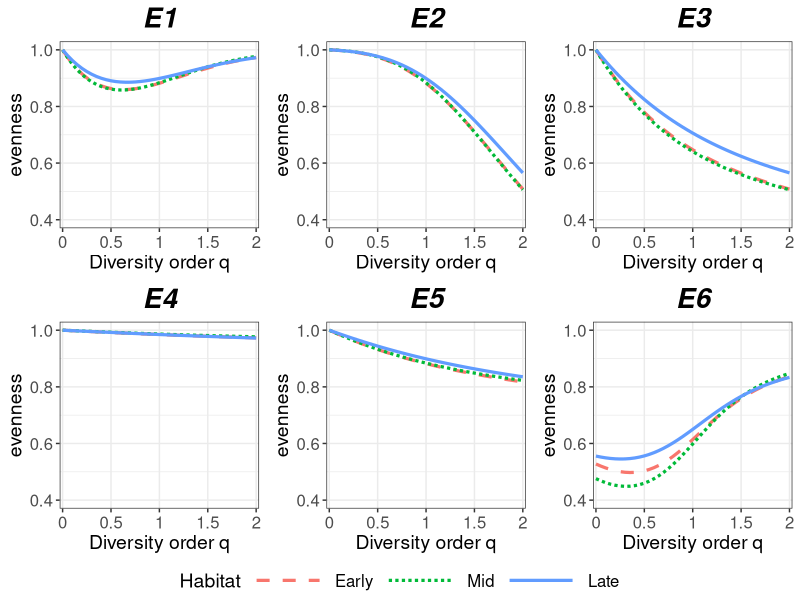
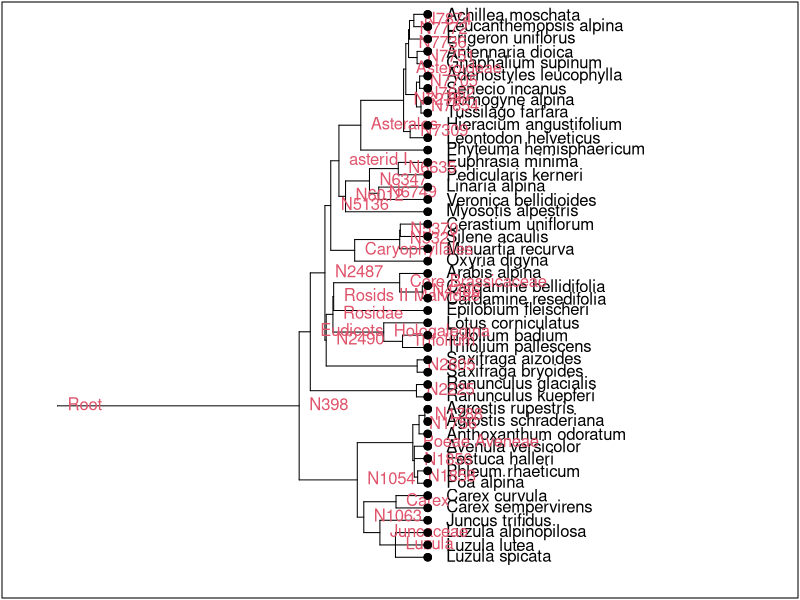
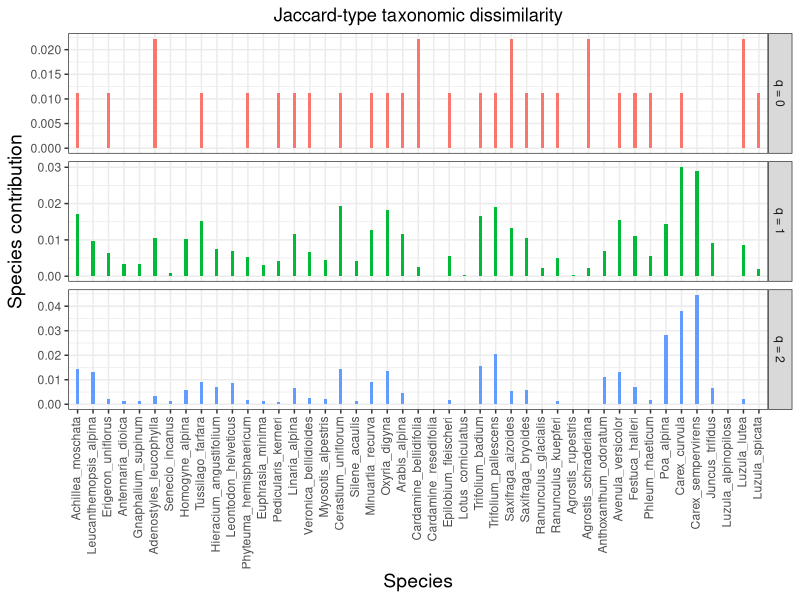
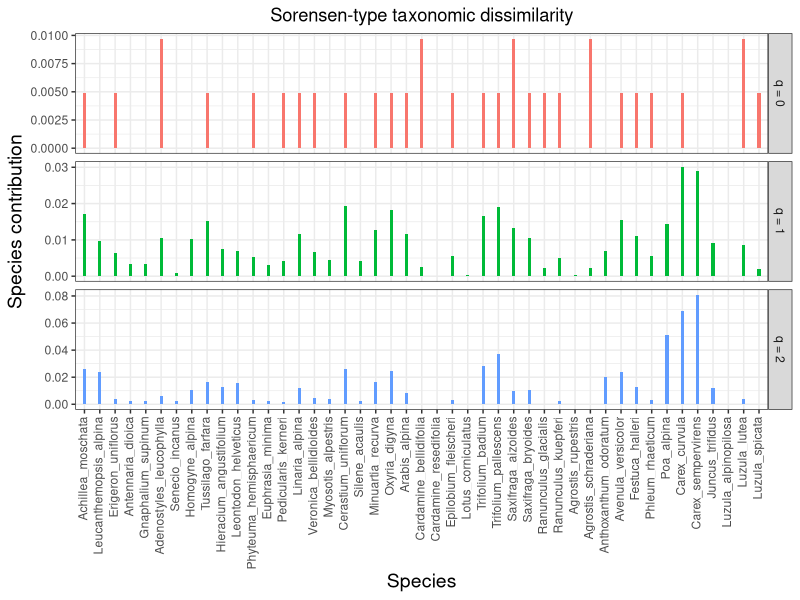
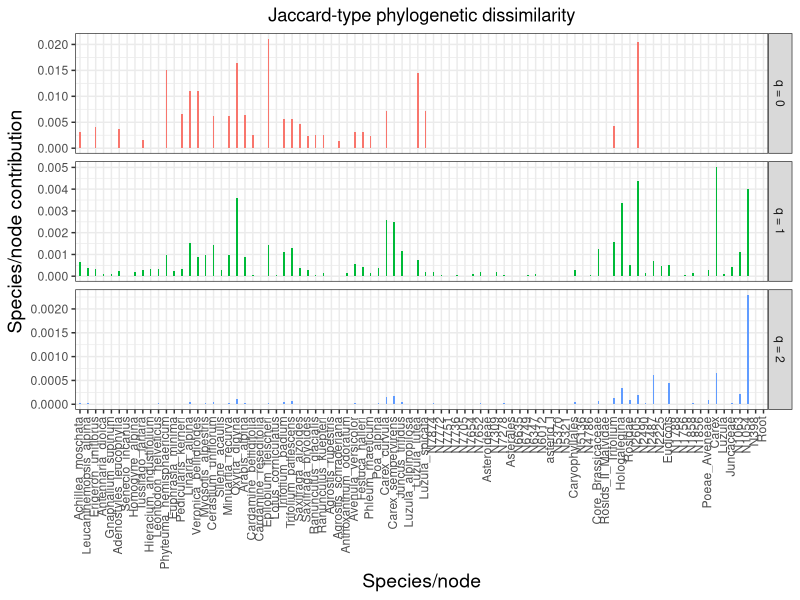
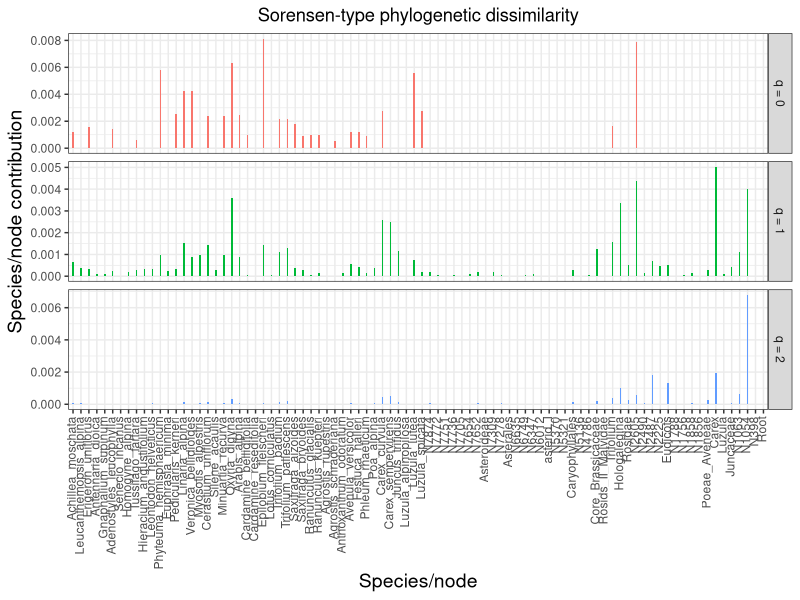

Write the R code that produced these figures, in order.
#*******************************************************************************
#********************************************************************************
# 
## R scipts "Evenness" for Chao and Ricotta (2019) Ecology paper. 
## This R code is for computing Figures 2, 3 and 4 of Chao and Ricotta (2019) paper.
# NOTE: The packages "ggplot2", "dplyr", "ade4", "reshape2", "ggpubr", "phytools", "ape" must be 
# installed and loaded before running the scripts. 
# 
#
# The following R scripts include two parts:  
# (1). Script for computing the profiles for six classes of evenness measures (see Figure 2 in Chao and Ricotta's paper).
# (2). Script for computing the contribution of each species/node to taxonomic dissimarity and/or phylogenetic
#      dissimarity measures (see Figures 3 and 4 in Chao and Ricotta's paper)
# 
#
#*******************************************************************************
#*******************************************************************************

library(ggplot2)
library(dplyr)
library(ade4)
library(reshape2)
library(ggpubr)
library(phytools)
library(ape)

####################################################################################
#
# (1). Computing the profiles for six classes of evenness measures (Table 1 and Figure 2)
#
####################################################################################

qD <- function(p,q){
  p <- p[p>0]
  if(q!=1){
    (sum(p^q))^(1/(1-q))
  }else{
    exp(-sum(p*log(p)))
  }
}

#' new_fun computes all six classes of evenness measures.
#' @param x is an observed species abundance or frequency vector. 
#' @param q.order is a vector of diversity orders: user must specify a sequence (suggested range is from 0 to 2 in an increment of 0.05).
#' @return the profiles of all six classes of evenness indices listed in Table 1; see Figure 2 for output.
new_fun <- function(x,q.order){
  FUN <- qD
  n <- sum(x)
  p <- x/n
  q_profile_evenness <- function(q){
    qDest <- FUN(p,q)
    #S <- sum(x>0)
    S <- sum(x>0)
    E1 <- ifelse(q!=1, (1-qDest^(1-q))/(1-S^(1-q)), log(qDest)/log(S))
    E2 <- ifelse(q!=1, (1-qDest^(q-1))/(1-S^(q-1)), log(qDest)/log(S))
    E3 <- (qDest-1)/(S-1)
    E4 <- (1-1/qDest)/(1-1/S)
    E5 <- log(qDest)/log(S)
    if(q==0){
      p <- p[p>0]
      nu <- abs(p - (1/S))
      nu <- nu[nu > 0]
      sub1 <- (sum(log(abs(nu)))/sum(nu>0)-(log(1-1/S)+(1-S)*log(S))/S)
      E6 <- 1-exp(sub1)
    }else{
      p <- p[p>0]
      E6 <- 1-(sum(abs(p-1/S)^q)/((1-1/S)^q+(S-1)*S^(-q)))^(1/q)
    }
    
    #E6 <- ifelse(q=1, 1-sum(abs(p-1/S)^(1-q))/(abs(1-1/S)^(1-q)+)
    return(c(E1,E2,E3,E4,E5,E6))
  }
  out <- as.matrix(t(sapply(q.order, q_profile_evenness)))
  colnames(out) <- c("E1", "E2", "E3", "E4", "E5", "E6")
  out
}

tax_q_profile <- function(x, name1){
  x <- as.data.frame(x)
  x$q.order <-as.character(q)
  x1 <- melt(x, id.vars = c("q.order"))
  names(x1) <- c("q", "Habitat", "evenness")
  ggplot(x1, aes(q, evenness))+
    geom_line(aes(color = Habitat, group = Habitat, linetype = Habitat), size = 1.1)+
    scale_linetype_manual(values=c("dashed", "1111", "solid"))+
    theme_bw()+
    theme(axis.title = element_text(size = 14), 
          axis.text = element_text(size = 12), 
          legend.title = element_text(size = 14),
          legend.text = element_text(size = 12),
          strip.text = element_text(size = 14),
          legend.position = "bottom")+
    scale_x_discrete(breaks=seq(0, 2, 0.5))+
    theme(legend.key.width = unit(2,"cm"))+
    theme(plot.title = element_text(size=20, face="bold.italic",hjust = 0.5))+
    ggtitle(name1)+
    xlab("Diversity order q")
  #ylim(c(0, 1))
}

#' Gini_even computes the two Gini evenness indices mentioned in the Discussion section and in Appendix S4.
#' @param x is an observed species abundance or frequency vector. 
#' @return a vector of two Gini evenness indices (non-normalized and normalizd).
Gini_even <- function(x){
  x <- sort(x[x>0], decreasing = T)/sum(x)
  S <- length(x)
  ipi <- sapply(1:S, function(i) i*x[i]) %>% sum
  c("Non-normalized Gini" = (2*ipi-1)/S, "Normalized Gini" = (2*ipi-2)/(S-1))
}
                
####################################################################################
#
# Example for (1). Alpine species example (See Figure 1 for data and Figure 2 for output)
#
####################################################################################
                
##########caculate evenness##########
data <- read.table("Alpine data(relative abundance data).txt")
q <- seq(0, 2, 0.05)
name1 <- c("E1", "E2", "E3", "E4", "E5", "E6")
Ricotta_ind_evenness1 <- lapply(list(data[, 1], data[, 2], data[, 3]), function(x) new_fun(x = x, q.order = q))
Ricotta_ind_evenness2 <- array(unlist(Ricotta_ind_evenness1), c(length(q), 6, 3))
Ricotta_ind_evenness3 <- aperm(Ricotta_ind_evenness2, c(1, 3, 2))
dimnames(Ricotta_ind_evenness3)[[1]] <- paste0("q = ", q)
dimnames(Ricotta_ind_evenness3)[[2]] <- colnames(data)
dimnames(Ricotta_ind_evenness3)[[3]] <- name1
Gini_indices <- apply(data,2,Gini_even)# compute the Gini evenness indices for each assemblage.

##########plot ##############
ggarrange(tax_q_profile(Ricotta_ind_evenness3[, , 1], name1[1])+ylim(c(0.4, 1)),
          tax_q_profile(Ricotta_ind_evenness3[, , 2], name1[2])+ylim(c(0.4, 1)),
          tax_q_profile(Ricotta_ind_evenness3[, , 3], name1[3])+ylim(c(0.4, 1)),
          tax_q_profile(Ricotta_ind_evenness3[, , 4], name1[4])+ylim(c(0.4, 1)),
          tax_q_profile(Ricotta_ind_evenness3[, , 5], name1[5])+ylim(c(0.4, 1)),
          tax_q_profile(Ricotta_ind_evenness3[, , 6], name1[6])+ylim(c(0.4, 1)),
          ncol=3, nrow=2, common.legend = TRUE, legend="bottom")

####################################################################################
#
# (2). Computing the contribution of each species/node to dissimilarity measures (Figures 3 and 4)
#      Jaccard-type (1-U_qN) and Sorensen-type (1-C_qN)
#
####################################################################################
#' dis1 computes the contribution of each species/node to the two types of dissimilarity measures.
#' @param x is the species-by-assemblages abundance matrix with species names as rownames.
#' @param q is value for the diversity order.
#' @param type is tax (taxonomic) or phy (phylogenetic).
#' @param type2 is "species" or "k"."species" means the contribution of each species/node to the two types of dissimilarity measures 
#' (Jaccard-type dissimilarity and Sorensen-type dissimilarity).
#' "k" means the contribution of each assemblage/location/site to the two types of dissimilarity measures 
#' (Jaccard-type dissimilarity and Sorensen-type dissimilarity). In the worked example, the contribution of each assemblage/stage is not computed.
#' @tree is the pylog object of the phylogenetic tree of all assemblages.
#' @return the contribution of each species/node to the two types of dissimilarity measures: Jaccard-type (1-U_qN) and Sorensen-type (1-C_qN)
dis1 <- function(x, q, type = "tax", type2 = "species", tree = NULL){
  if(type2 == "species"){
    FUN <- rowSums
  }else{
    FUN <- colSums
  }
  if(type == "tax"){
    x <- as.matrix(x)
    x <- x[rowSums(x)>0, ]
    N <- ncol(x)
    zbar <- rowSums(x)/N
    x1 <- x[zbar>0, ]
    zbar1 <- zbar[zbar>0]
    if(q==0){
      UqN <- FUN(x==0)/((N-1)*(sum(rowSums(x)>0)))
      CqN <- FUN(x==0)/((N-1)*(sum(apply(x, 2, function(i){sum(i>0)}))))
    }else if(q==2){
      UqN <- FUN((x1-zbar1)^2)/((N^q-N)*sum(zbar1^q))
      CqN <- FUN((x1-zbar1)^2)/((1-N^(1-q))*sum(x1^q))
    }else if(q!=1){
      UqN <- FUN((x1)^q-(zbar1)^q)/((N^q-N)*sum(zbar1^q))
      CqN <- FUN((x1)^q-(zbar1)^q)/((1-N^(1-q))*sum(x1^q))
    }else{
      x2 <- x1/zbar1
      UqN <- FUN(x1*log(x2), na.rm = T)/((sum(x)*log(N)))
      CqN <- UqN
    }
  }else{
    Li <- c(tree1$leaves, tree1$nodes)
    cumtree = function(a, tree){
      a <- a[names(tree$leaves)]
      for(i in 1:length(tree$parts)){
        a[1+length(a)] <- sum(a[tree$parts[[i]]])
        names(a)[length(a)] <- names(tree$parts)[i]
      }
      a
    }
    ai <- apply(x, 2, cumtree, tree1)
    wt <- apply(ai, 1, function(x1)(sum(x1))^q/sum(Li*rowSums(ai, na.rm = T)^q))
    N <- ncol(ai)
    zbar <- rowSums(ai)/N
    x1 <- ai[zbar>0, ]
    zbar1 <- zbar[zbar>0]
    Li <- Li[zbar>0]
    T1 <- sum(rowSums(x1)*Li)
    if(q==0){
      if(type2 == "species"){
        rn <- nrow(x1)
        UqN <- sapply(1:rn, function(i){(Li[i]*sum(x1[i, ]==0))})/((N-1)*sum(Li)) 
        CqN <- sapply(1:rn, function(i){(Li[i]*sum(x1[i, ]==0))/((N-1)*sum(Li*rowSums(x1!=0)))})
      }else{
        UqN <- apply(x1, 2, function(x){sum(Li[x==0])})/((N-1)*sum(Li)) 
        CqN <- apply(x1, 2, function(x){sum(Li[x==0])/((N-1)*sum(Li*colSums(x1!=0)))})
      }
      
    }else if(q==2){
      UqN <- FUN(Li*((x1-zbar1)^2), na.rm = T)/((N^q-N)*sum(Li*zbar1^q))
      CqN <- FUN(Li*((x1-zbar1)^2), na.rm = T)/((1-N^(1-q))*sum(Li*x1^q))
    }else if(q!=1){
      UqN <- FUN(Li*((x1)^q-(zbar1)^q), na.rm = T)/((N^q-N)*sum(Li*zbar1^q))
      CqN <- FUN(Li*((x1)^q-(zbar1)^q), na.rm = T)/((1-N^(1-q))*sum(Li*x1^q))
    }else{
      x2 <- x1/zbar1
      UqN <- FUN(Li*x1*log(x2), na.rm = T)/(T1*log(N))
      CqN <- UqN
    }
  }
  
  # c(sum(UqN), sum(CqN))
  rbind(UqN, CqN)
}
                
#' draw_dis_spe plots the contribution of each species/node to dissimilarity (Jaccard-type dissimilarity and Sorensen-type dissimilarity).
#' @param data is a merged table of output values with three columns corresponding to output for q = 0, 1, 2.
#' @param title_name is the title name of plot. 
#' @type indicates the type of contribution: "tax" for taxonomic and "phy" for phylogenetic       
#' @return the plot of the contribution of each species/node.
draw_dis_spe <- function(data, title_name, type = "tax"){
  colnames(data) <- c("q = 0", "q = 1", "q = 2")
  data <- melt(data)
  g <- ggplot(data, aes(x = as.factor(Var1), y = value, fill = Var2))+
    geom_col(width = 0.2)+
    facet_grid(Var2~., scales = "free_y")+
    theme_bw()+
    # ylim(c(0, max(data[, 3])))+
    theme(axis.text.x = element_text(angle = 90, hjust = 1, vjust = .3), 
          axis.title = element_text(size = 14), 
          plot.title = element_text(hjust = 0.5))+
    guides(fill=FALSE)+
    ggtitle(title_name)
  
  if(type == "tax"){
    g <- g +
      xlab("Species")+
      ylab("Species contribution")
  }else{
    g <-  g +
      xlab("Species/node")+
      ylab("Species/node contribution")
  }
  return(g)
}

######plot tree (see the phylogenetic tree in Figure 1)#### 
plot.phylog <- function (x, y = NULL,
                         f.phylog = 0.5, cleaves = 1, cnodes = 0,
                         labels.leaves = names(x$leaves), clabel.leaves = 1,
                         labels.nodes = names(x$nodes), clabel.nodes = 0,
                         sub = "", csub = 1.25, possub = "bottomleft", draw.box = FALSE, ...)
{
  if (!inherits(x, "phylog")) 
    stop("Non convenient data")
  leaves.number <- length(x$leaves)
  leaves.names <- names(x$leaves)
  nodes.number <- length(x$nodes)
  nodes.names <- names(x$nodes)
  if (length(labels.leaves) != leaves.number) labels.leaves <- names(x$leaves)
  if (length(labels.nodes) != nodes.number) labels.nodes <- names(x$nodes)
  leaves.car <- gsub("[_]"," ",labels.leaves)
  nodes.car <- gsub("[_]"," ",labels.nodes)
  mar.old <- par("mar")
  on.exit(par(mar=mar.old))
  
  par(mar = c(0.1, 0.1, 0.1, 0.1))
  
  if (f.phylog < 0.05) f.phylog <- 0.05 
  if (f.phylog > 0.95) f.phylog <- 0.95 
  
  maxx <- max(x$droot)
  plot.default(0, 0, type = "n", xlab = "", ylab = "", xaxt = "n", 
               yaxt = "n", xlim = c(-maxx*0.15, maxx/f.phylog), ylim = c(-0.05, 1), xaxs = "i", 
               yaxs = "i", frame.plot = FALSE)
  
  x.leaves <- x$droot[leaves.names]
  x.nodes <- x$droot[nodes.names]
  if (is.null(y)) y <- (leaves.number:1)/(leaves.number + 1)
  else y <- (leaves.number+1-y)/(leaves.number+1)
  names(y) <- leaves.names
  xcar <- maxx*1.05
  xx <- c(x.leaves, x.nodes)
  
  if (clabel.leaves > 0) {
    for (i in 1:leaves.number) {
      text(xcar, y[i], leaves.car[i], adj = 0, cex = par("cex") * 
             clabel.leaves)
      #segments(xcar, y[i], xx[i], y[i], col = grey(0.7))
    }
  }
  yleaves <- y[1:leaves.number]
  xleaves <- xx[1:leaves.number]
  if (cleaves > 0) {
    for (i in 1:leaves.number) {
      points(xx[i], y[i], pch = 21, bg=1, cex = par("cex") * cleaves)
    }
  }
  yn <- rep(0, nodes.number)
  names(yn) <- nodes.names
  y <- c(y, yn)
  for (i in 1:length(x$parts)) {
    w <- x$parts[[i]]
    but <- names(x$parts)[i]
    y[but] <- mean(y[w])
    b <- range(y[w])
    segments(xx[but], b[1], xx[but], b[2])
    x1 <- xx[w]
    y1 <- y[w]
    x2 <- rep(xx[but], length(w))
    segments(x1, y1, x2, y1)
  }
  if (cnodes > 0) {
    for (i in nodes.names) {
      points(xx[i], y[i], pch = 21, bg="white", cex = cnodes)
      
    }
  }
  #if (clabel.nodes > 0) {
  text(xx[names(x.nodes)], y[names(x.nodes)], nodes.car, 
       clabel.nodes, col = 2 , pos = 4)
  #}
  x <- (x.leaves - par("usr")[1])/(par("usr")[2]-par("usr")[1])
  y <- y[leaves.names]
  xbase <- (xcar - par("usr")[1])/(par("usr")[2]-par("usr")[1])
  if (csub>0) scatterutil.sub(sub, csub=csub, possub=possub)
  if (draw.box) box()
  if (cleaves > 0) points(xleaves, yleaves, pch = 21, bg=1, cex = par("cex") * cleaves)
  
  return(invisible(list(xy=data.frame(x=x, y=y), xbase= xbase, cleaves=cleaves)))
}

###################################################################################
#
# Example for (2). Alpine species example (See Figures 3 and 4 for output)
#
####################################################################################
######arrange data######
data1 <- read.table("Alpine data(relative abundance data).txt")
tree <- read.table("Alpine phylo_tree.txt", header = F)[1,1]
tree1 <- newick2phylog(tree)
plot.phylog(tree1,
            draw.box = TRUE, labels.nodes = names(tree1$nodes), clabel.leaves = 1, clabel.nodes = 1)


######caculate the contribution of each species to taxonomic dissimarity and then plot #####
t01 <- t(dis1(data1, 0, type = "tax", type2 = "species"))
t11 <- t(dis1(data1, 1, type = "tax", type2 = "species"))
t21 <- t(dis1(data1, 2, type = "tax", type2 = "species"))

tax_UqN_r <- cbind(t01[, 1], t11[, 1], t21[, 1])
tax_CqN_r <- cbind(t01[, 2], t11[, 2], t21[, 2])
draw_dis_spe(tax_UqN_r, "Jaccard-type taxonomic dissimilarity")
draw_dis_spe(tax_CqN_r, "Sorensen-type taxonomic dissimilarity")

######caculate the contribution of each species/node to phylogenetic dissimarity and then plot #####

p01 <- t(dis1(data1, 0, type = "phy", type2 = "species", tree = tree1))
p11 <- t(dis1(data1, 1, type = "phy", type2 = "species", tree = tree1))
p21 <- t(dis1(data1, 2, type = "phy", type2 = "species", tree = tree1))

phy_UqN_r <- cbind(p01[, 1], p11[, 1], p21[, 1])
phy_CqN_r <- cbind(p01[, 2], p11[, 2], p21[, 2])

draw_dis_spe(phy_UqN_r, "Jaccard-type phylogenetic dissimilarity", type = "phy")
draw_dis_spe(phy_CqN_r, "Sorensen-type phylogenetic dissimilarity", type = "phy")

##################################################
